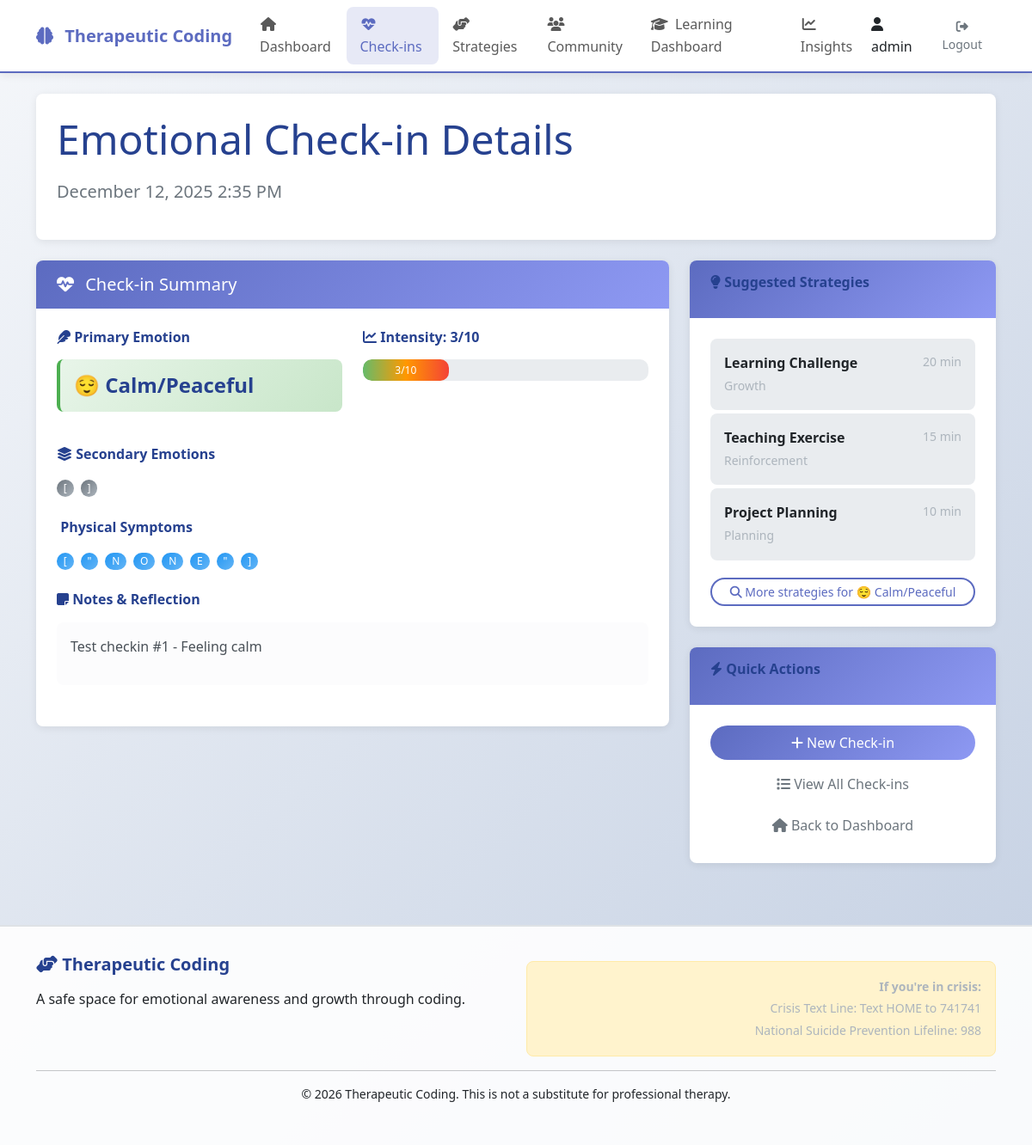
Before: /therapy/checkins/2/ (signed in) with the older database file.
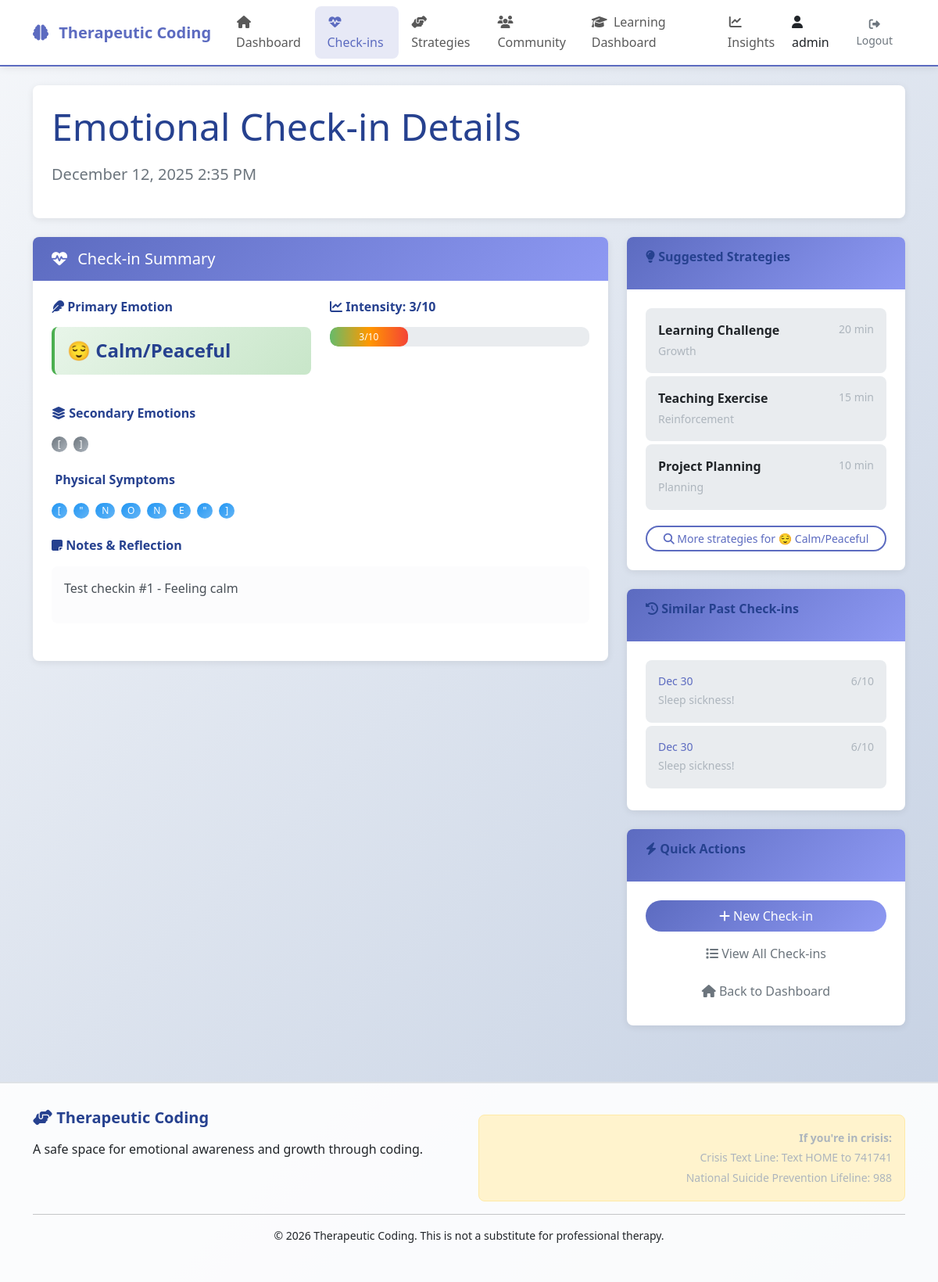
After: the same page with the newer database file.
### therapy/models.py (models this page shows, shortened)
class EmotionalCheckIn(models.Model):
    class EmotionIntensity(models.IntegerChoices):
        VERY_LOW = 1, 'Very Low'
        LOW = 2, 'Low'
        MODERATE = 3, 'Moderate'
        HIGH = 4, 'High'
        VERY_HIGH = 5, 'Very High'
    class PrimaryEmotion(models.TextChoices):
        ANXIOUS = 'anxious', '😰 Anxious/Worried'
        OVERWHELMED = 'overwhelmed', '😵 Overwhelmed/Stressed'
        DOUBTFUL = 'doubtful', '😔 Self-doubting/Insecure'
        FATIGUED = 'fatigued', '😴 Tired/Fatigued'
        CALM = 'calm', '😌 Calm/Peaceful'
        FOCUSED = 'focused', '🎯 Focused/Concentrated'
        HOPEFUL = 'hopeful', '🌟 Hopeful/Optimistic'
        FRUSTRATED = 'frustrated', '😤 Frustrated/Stuck'
        EXCITED = 'excited', '🚀 Excited/Motivated'
        NEUTRAL = 'neutral', '😐 Neutral/Balanced'
    user = models.ForeignKey(
        settings.AUTH_USER_MODEL,
        on_delete=models.CASCADE,
        related_name='emotional_checkins',
        db_index=True
    )
    primary_emotion = models.CharField(
        max_length=20,
        choices=PrimaryEmotion.choices,
        db_index=True
    )
    secondary_emotions = models.JSONField(
        default=list,
        blank=True,
        help_text="List of secondary emotions"
    )
    intensity = models.IntegerField(
        choices=EmotionIntensity.choices,
        default=EmotionIntensity.MODERATE
    )
    PHYSICAL_SYMPTOMS = [
        ('headache', 'Headache'),
        ('stomach', 'Stomach discomfort'),
        ('fatigue', 'Fatigue'),
        ('tension', 'Muscle tension'),
        ('sleep', 'Sleep issues'),
        ('appetite', 'Appetite changes'),
        ('breathing', 'Breathing changes'),
        ('heart', 'Heart rate changes'),
        ('none', 'No physical symptoms'),
    ]
    physical_symptoms = models.JSONField(
        default=list,
        blank=True,
        help_text="List of physical symptoms experienced"
    )
    trigger_description = models.TextField(blank=True)
    context_tags = models.JSONField(
        default=list,
        blank=True,
        help_text="Tags describing context (work, learning, social, etc.)"
    )
    coping_strategies_used = models.JSONField(
        default=list,
        blank=True,
        help_text="Coping strategies attempted"
    )
    coping_effectiveness = models.IntegerField(
        null=True,
        blank=True,
        validators=[MinValueValidator(1), MaxValueValidator(10)],
        help_text="How effective were coping strategies (1-10)"
    )
    notes = models.TextField(blank=True, help_text="Free-form reflection")
    key_insight = models.CharField(max_length=200, blank=True)
    created_at = models.DateTimeField(auto_now_add=True, db_index=True)
    updated_at = models.DateTimeField(auto_now=True)
    class Meta:
        ordering = ['-created_at']
        verbose_name = 'Emotional Check-in'
        verbose_name_plural = 'Emotional Check-ins'
        indexes = [
            models.Index(fields=['user', '-created_at']),
            models.Index(fields=['primary_emotion', 'created_at']),
        ]
        get_latest_by = 'created_at'
    def get_emotional_pattern(self):
        recent_checkins = EmotionalCheckIn.objects.filter(
            user=self.user,
            created_at__gte=timezone.now() - timezone.timedelta(days=7)
        ).order_by('created_at')
        emotions = [ci.primary_emotion for ci in recent_checkins]
        intensities = [ci.intensity for ci in recent_checkins]
        pattern = {
            'dominant_emotion': max(set(emotions), key=emotions.count) if emotions else None,
            'average_intensity': sum(intensities) / len(intensities) if intensities else 0,
            'volatility': max(intensities) - min(intensities) if intensities else 0,
            'common_triggers': self._extract_common_triggers(recent_checkins),
        }
        return pattern
    def _extract_common_triggers(self, checkins):
        triggers = []
        for checkin in checkins:
            if checkin.trigger_description:
                words = checkin.trigger_description.lower().split()
                triggers.extend([w for w in words if len(w) > 3])
        from collections import Counter
        return dict(Counter(triggers).most_common(5))
    def suggest_coping_strategies(self):
        strategies = {
            'anxious': [
                {'name': 'Box Breathing', 'duration': 2, 'type': 'breathing'},
                {'name': 'Grounding Exercise', 'duration': 3, 'type': 'mindfulness'},
                {'name': 'Gentle Typing Exercise', 'duration': 5, 'type': 'coding'},
            ],
            'overwhelmed': [
                {'name': 'Micro Task Completion', 'duration': 5, 'type': 'action'},
                {'name': 'Priority List', 'duration': 3, 'type': 'planning'},
                {'name': 'Screen Break', 'duration': 5, 'type': 'physical'},
            ],
            'doubtful': [
                {'name': 'Success Review', 'duration': 10, 'type': 'reflection'},
                {'name': 'Positive Affirmation', 'duration': 2, 'type': 'cognitive'},
                {'name': 'Easy Coding Pattern', 'duration': 7, 'type': 'coding'},
            ],
            'calm': [
                {'name': 'Learning Challenge', 'duration': 20, 'type': 'growth'},
                {'name': 'Teaching Exercise', 'duration': 15, 'type': 'reinforcement'},
                {'name': 'Project Planning', 'duration': 10, 'type': 'planning'},
            ],
        }
        return strategies.get(self.primary_emotion, [
            {'name': 'Gentle Breathing', 'duration': 3, 'type': 'breathing'},
            {'name': 'Short Walk', 'duration': 5, 'type': 'physical'},
        ])

### therapy/views.py (the view)
# urls.py: path('checkins/<int:pk>/', views.checkin_detail, name='checkin_detail'),
@login_required
def checkin_detail(request, pk):
    checkin = get_object_or_404(EmotionalCheckIn, pk=pk, user=request.user)
    similar_checkins = EmotionalCheckIn.objects.filter(
        user=request.user,
        primary_emotion=checkin.primary_emotion
    ).exclude(pk=pk).order_by('-created_at')[:3]
    coping_strategies = CopingStrategy.objects.filter(
        target_emotions__contains=[checkin.primary_emotion]
    )[:5]
    context = {
        'checkin': checkin,
        'similar_checkins': similar_checkins,
        'coping_strategies': coping_strategies,
        'suggested_strategies': checkin.suggest_coping_strategies(),
        'emotional_pattern': checkin.get_emotional_pattern(),
    }
    return render(request, 'therapy/checkin_detail.html', context)

### therapy/templates/therapy/checkin_detail.html (shortened to what the changed rows need)
{% extends 'therapy/base.html' %}
{% block page_title %}Emotional Check-in Details{% endblock %}
{% block content %}
<div class="row">
    <div class="col-md-8">
        <div class="card">
            <div class="card-body">
                {% if checkin.secondary_emotions %}
                <div class="mb-4">
                    <div>
                        {% for emotion in checkin.secondary_emotions %}
                        <span class="badge bg-secondary me-1">{{ emotion|title }}</span>
                        {% endfor %}
                    </div>
                </div>
                {% endif %}
                {% if checkin.physical_symptoms %}
                <div class="mb-4">
                    <div>
                        {% for symptom in checkin.physical_symptoms %}
                        <span class="badge bg-info me-1">{{ symptom|title }}</span>
                        {% endfor %}
                    </div>
                </div>
                {% endif %}
            </div>
        </div>
    </div>
    <div class="col-md-4">
        {% if suggested_strategies %}
        <div class="card mb-4">
            <div class="card-body">
                <div class="list-group">
                    {% for strategy in suggested_strategies %}
                    <div class="list-group-item">
                        <div class="d-flex w-100 justify-content-between">
                            <strong>{{ strategy.name }}</strong>
                            <small class="text-muted">{{ strategy.duration }} min</small>
                        </div>
                        <small class="text-muted">{{ strategy.type|title }}</small>
                    </div>
                    {% endfor %}
                </div>
            </div>
        </div>
        {% endif %}
        {% if similar_checkins %}
        <div class="card mb-4">
            <div class="card-header">
                <h6><i class="fas fa-history"></i> Similar Past Check-ins</h6>
            </div>
            <div class="card-body">
                <div class="list-group">
                    {% for similar in similar_checkins %}
                    <a href="{% url 'therapy:checkin_detail' similar.pk %}"
                       class="list-group-item list-group-item-action">
                        <div class="d-flex w-100 justify-content-between">
                            <small>{{ similar.created_at|date:"M d" }}</small>
                            <small class="text-muted">{{ similar.intensity }}/10</small>
                        </div>
                        <small class="text-muted">
                            {{ similar.notes|truncatewords:10|default:"No notes" }}
                        </small>
                    </a>
                    {% endfor %}
                </div>
            </div>
        </div>
        {% endif %}
    </div>
</div>
{% endblock %}

Changed rows visible on the page:
added EmotionalCheckIn: created_at "Dec 30", intensity "6", notes "Sleep sickness!"
added EmotionalCheckIn: created_at "Dec 30", intensity "6", notes "Sleep sickness!"
Other visible differences:
text now shown: "Similar Past Check-ins"
